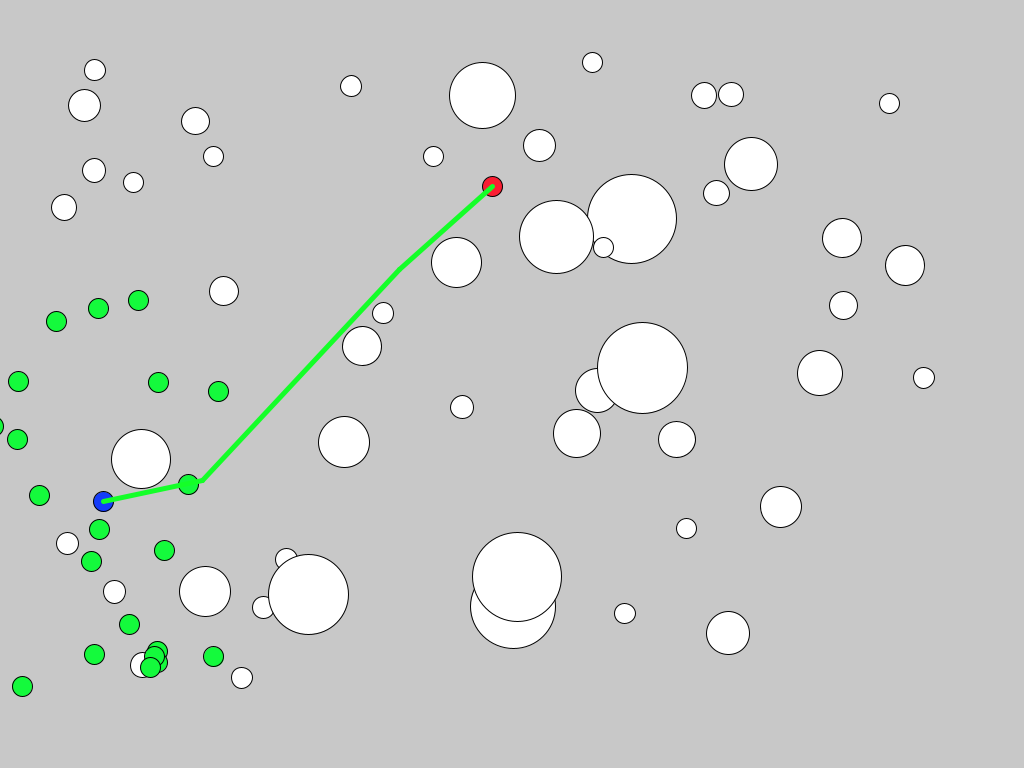
Frame 1 (no input)
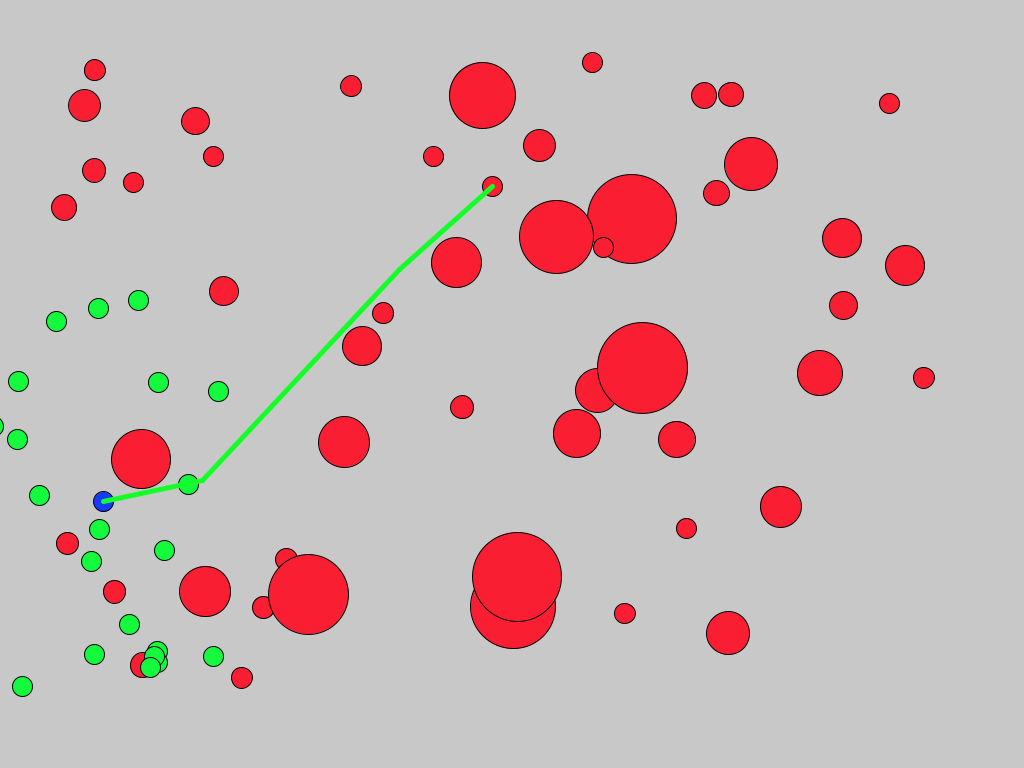
Frame 60 (the mouse pressed at the canvas centre just before this capture)
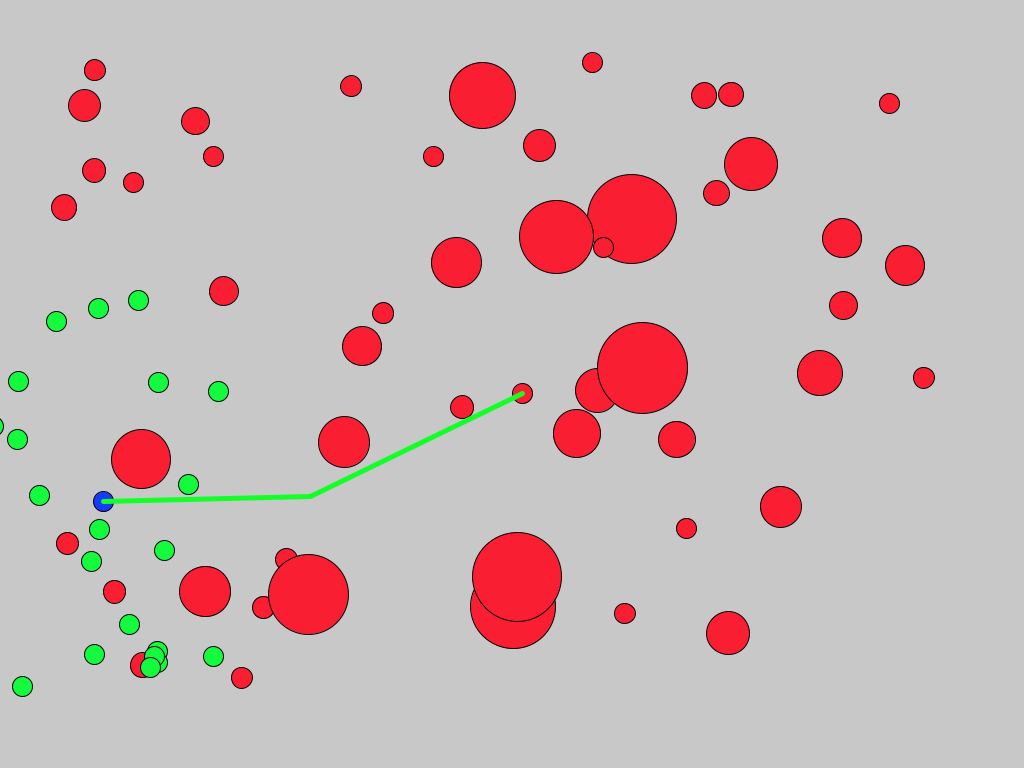
Frame 120 (the mouse held since frame 60 and released just before this capture)

The Processing sketch that drew these frames (run headless with seeded random() and noise(); from frame 60 on, the mouse is pressed at the canvas centre):

// Processing sketch: PRM_Exercise_SingleFile
// ── PRM_Exercise_SingleFile.pde
//CSCI 5611 - Graph Search & Planning
//PRM Sample Code [Exercise]
// Stephen J. Guy <sjguy@umn.edu>

/*
TODO:
  1. Add a function so that when you press the 'r' key, the obstacles move to
     new random locations with new random radii. Also, be sure to make a new
     PRM and plan a path over these new obstacles.
     [Hint: Look at setup() to see how I place obstacles, build the PRM, and run the BFS]
  2. Currently edge connections of any length are allowed. Update the connectNeighbors()
     function to only allow edges if their length is less than 200 pixels. What use is there
     for this? Why do you think people sometimes put a maximum length on PRM edges?
  3. The function, closestNode() is supposed to return the ID of the PRM node 
     that is closest to the passed-in point. However, it currently returns a 
     random node. Once you fix the function, you should see that clicking with 
     the mouse lets you select the red goal node.
  4. You can see we define a box obstacle with a top left corner, and a width and height.
     I have already written code to draw this box with the rect() command. Uncomment
     the code, to see the box drawn.
  5. For the PRM to be collision free w.r.t. the box we need to make sure no nodes are
     inside and box, and that none of the between-none edges between nodes intersect the box:
       A. Complete in the pointInBox() routine in the CollisionLibrary
       B. Use pointInBox() inside generateRandomNodes() to ensure all PRM nodes
          generated are outside of the box
       C. Use the already existing rayBoxIntersect() to test the edges between 
          PRM nodes with the box
    Test each sub-step individually. If all three work, the planned path should
    be collision free with all of the circles and the box.
  6. Pressing the arrow keys will move the pink box. Update the code to make
    sure the PRM and the planned path get updated as the box moves.
    
Challenge:
  1. Add support for a list of rectangle obstacles.
  2. Let the user use the mouse to click and drag the obstacles.
*/
import java.util.*;

//A list of circle obstacles
static int numObstacles = 50;
Vec2 circlePos[] = new Vec2[numObstacles]; //Circle positions
float circleRad[] = new float[numObstacles];  //Circle radii

static int numNodes = 500;

//A box obstacle
Vec2 boxTopLeft = new Vec2(100,100);
float boxW = 100;
float boxH = 250;
float goalSpeed = 200;

int numAgents = 30;
Vec2 startPos = new Vec2(100,500);
Vec2 goalPos = new Vec2(500,200);
Vec2[] agentPos = new Vec2[numAgents];
Vec2[] agentVel = new Vec2[numAgents];
Vec2[] agentAcc = new Vec2[numAgents];
Vec2[] agentGoal = new Vec2[numAgents];
ArrayList<Vec2>[] agentPath = new ArrayList[numAgents];
int agentSize = 20;

float tH = 1;
float maxF = 100;
float maxSep = 40;

void placeRandomObstacles(){
  //Initial obstacle position
  for (int i = 0; i < numObstacles; i++){
    circlePos[i] = new Vec2(random(50,950),random(50,700));
    circleRad[i] = (10+40*pow(random(1),3));
  }
}

int strokeWidth = 2;

void resetPaths() {
   for (int i = 0; i < numAgents; i++) {
    agentGoal[i] = new Vec2(random(goalPos.x - goalRad,goalPos.x + goalRad), random(goalPos.y - goalRad,goalPos.y + goalRad));
    runBFS(closestNode(agentPos[i]),closestNode(agentGoal[i]));
    agentPath[i] = new ArrayList<>((ArrayList)path.clone());
    agentPath[i].add(agentGoal[i]);
    vis[i] = new ArrayList<>(Collections.nCopies(agentPath[i].size(), false));
  }
  runBFS(closestNode(startPos), closestNode(goalPos));
}
void setup(){
  size(1024,768);
  placeRandomObstacles();
  placeAgents();
  buildPRM(circlePos, circleRad, boxTopLeft, boxW, boxH);
  resetPaths();
}

int startRad = 200, goalRad = 200;
void placeAgents() {
   for (int i = 0; i < numAgents; i++){
    agentPos[i] = new Vec2(random(startPos.x - startRad,startPos.x + startRad),random(startPos.y - startRad,startPos.y + startRad));
    agentGoal[i] = new Vec2(random(goalPos.x - goalRad,goalPos.x + goalRad), random(goalPos.y - goalRad,goalPos.y + goalRad));
    //agentGoal[i] = new Vec2(goalPos.x, goalPos.y);
    agentVel[i] = agentGoal[i].minus(agentPos[i]);
    agentVel[i].setToLength(goalSpeed);
    agentAcc[i] = new Vec2(0, 0);
    movingTo[i] = -1;  
  }
}

void draw(){
  //println("FrameRate:",frameRate);
  strokeWeight(1);
  background(200); //Grey background
  stroke(0,0,0);
  
  if (!paused){
    moveAgent(1.0/frameRate);
  }
  
  //Draw the circle obstacles
  for (int i = 0; i < numObstacles; i++){
    Vec2 c = circlePos[i];
    float r = circleRad[i];
    circle(c.x,c.y,r*2);
  }
  
  //Draw the box obstacles
  //TODO: Uncomment this to draw the box
  //fill(250,200,200);
  //rect(boxTopLeft.x, boxTopLeft.y, boxW, boxH);
  
  //Draw Start and Goal
  fill(20,60,250);
  circle(nodePos[startNode].x,nodePos[startNode].y,20);
  //circle(startPos.x,startPos.y,20);
  
  fill(20,250,60);
  for (int i = 0; i < numAgents; i++)
    circle(agentPos[i].x,agentPos[i].y,agentSize);
  
  fill(250,30,50);
  circle(nodePos[goalNode].x,nodePos[goalNode].y,20);
  //circle(goalPos.x,goalPos.y,20);
  
  //Draw Planned Path
  stroke(20,255,40);
  strokeWeight(5);
  for (int i = 0; i < path.size() - 1; i++) {
      Vec2 curNode = path.get(i);
      Vec2 nextNode =path.get(i + 1);
      line(curNode.x,curNode.y,nextNode.x, nextNode.y);
  }
 
}

int[] movingTo = new int[numNodes];

float rayCircleIntersectTime(Vec2 center, float r, Vec2 l_start, Vec2 l_dir){
 
  //Compute displacement vector pointing from the start of the line segment to the center of the circle
  Vec2 toCircle = center.minus(l_start);
 
  //Solve quadratic equation for intersection point (in terms of l_dir and toCircle)
  float a = l_dir.length()*l_dir.length();
  float b = -2*dot(l_dir,toCircle); //-2*dot(l_dir,toCircle)
  float c = toCircle.lengthSqr() - (r*r); //different of squared distances
 
  float d = b*b - 4*a*c; //discriminant
 
  if (d >=0 ){
    //If d is positive we know the line is colliding
    float t = (-b - sqrt(d))/(2*a); //Optimization: we typically only need the first collision!
    if (t >= 0) return t;
    return -1;
  }
 
  return -1; //We are not colliding, so there is no good t to return
}

//Return at what time agents 1 and 2 collide if they keep their current velocities
// or -1 if there is no collision.
float computeTTC(Vec2 pos1, Vec2 vel1, float radius1, Vec2 pos2, Vec2 vel2, float radius2){
  return rayCircleIntersectTime(pos1, radius1+radius2, pos2, vel1.minus(vel2)); 
}

// Compute attractive forces to draw agents to their goals,
// and avoidance forces to anticipatory avoid collisions

Vec2 computeAgentForces(int i){
  //TODO: Make this better
  Vec2 acc = new Vec2(0, 0);
  for (int j = 0; j < numAgents; j++) {
    float d = agentPos[i].distanceTo(agentPos[j]);
    if (d < 1e-3 || d > maxSep) continue;
    float t = computeTTC(agentPos[i], agentVel[i], agentSize, agentPos[j], agentVel[j], agentSize);
    Vec2 fAvoid = agentPos[i].plus(agentVel[i].times(t)).minus(agentPos[j]).minus(agentVel[j].times(t));
    float mag = 0;
    if (t >= 0 && t <= tH)
      mag = (tH - t) / (t + 1e-6);
    mag = max(mag, maxF);
    fAvoid.setToLength(mag);
    acc.add(fAvoid);
  }
  
  for (int j = 0; j < numObstacles; j++) {
    Vec2 center = circlePos[j];
    float r = circleRad[j];
    float d = agentPos[i].distanceTo(center);
    if (d < 1e-3 || d > maxSep) continue;
    float t = computeTTC(agentPos[i], agentVel[i], agentSize, center, new Vec2(0, 0), r);
    Vec2 fAvoid = agentPos[i].plus(agentVel[i].times(t)).minus(center);
    float mag = 0;
    if (t >= 0 && t <= tH)
      mag = (tH - t) / (t + 1e-6);
    mag = max(mag*3, maxF);
    fAvoid.setToLength(mag);
    acc.add(fAvoid);
  }
  return acc;
}

Vec2[] newVel = new Vec2[numAgents];
Vec2[] newPos = new Vec2[numAgents];  
//boolean[] vis = new boolean[numNodes];
ArrayList<Boolean>[] vis = new ArrayList[numAgents];
int closestNodeInPath(int i) {
  int res = -1;
  float min_d = Float.POSITIVE_INFINITY;
  for (int j = 0; j < agentPath[i].size(); j++) {
     Vec2 p = agentPath[i].get(j);
     float d = p.distanceTo(agentPos[i]);
      if (!vis[i].get(j) && d < min_d) {
        min_d = d;
        res = j;
      }
  }
  return res;
}

void moveAgent(float dt) {
  for (int i = 0; i < numAgents; i++) {
    //println(Arrays.toString(agentVel));
    agentAcc[i] = computeAgentForces(i);
    /*if (movingTo[i] == -1 || (movingTo[i] < agentPath[i].size() && nodePos[agentPath[i].get(movingTo[i])].distanceTo(agentPos[i]) < 10)) {
      movingTo[i]++;
      if (movingTo[i] < agentPath[i].size()) {
        float prevSpeed = agentVel[i].length();
        agentVel[i] = nodePos[agentPath[i].get(movingTo[i])].minus(agentPos[i]);
        agentVel[i].setToLength(prevSpeed);
      } 
    }*/
    int closest = closestNodeInPath(i);
    //println("agentPath " + i + ": " + agentPath[i]);
    println("agent " + i + ": " + closest);
  // println("agent " + i + " vel: " + agentVel[i]);
    if (closest != -1) {
        float prevSpeed = agentVel[i].length();
        Vec2 p = agentPath[i].get(closest);
        agentVel[i] = p.minus(agentPos[i]);
        agentVel[i].setToLength(prevSpeed);
        if (p.distanceTo(agentPos[i]) <= 10) {
          vis[i].set(closest, true);
        }
    }
    newVel[i] = agentVel[i].plus(agentAcc[i].times(dt));
    newPos[i] = agentPos[i].plus(agentVel[i].times(dt));
  }
  agentVel = newVel.clone();
  agentPos = newPos.clone();
}

Boolean paused = true;
void keyPressed(){
  if (key == ENTER) {
    paused = !paused;
  }
}

int closestNode(Vec2 point){
  //TODO: Return the closest node the passed in point
  float minDist = point.distanceTo(nodePos[0]);
  int minIdx = 0;
  for (int i = 1; i < numNodes; i++) {
    float curDist =  point.distanceTo(nodePos[i]);
    if (curDist < minDist) {
      minDist = curDist;
      minIdx = i;
    }
  }
  return minIdx;
}

void mousePressed(){
  goalPos = new Vec2(mouseX, mouseY);
  println("New Goal is",goalPos.x, goalPos.y);
  resetPaths();
}



/////////
// Point Intersection Tests
/////////

//Returns true if the point is inside a box
boolean pointInBox(Vec2 boxTopLeft, float boxW, float boxH, Vec2 pointPos){
  //TODO: Return true if the point is actually inside the box
  return false;
}

//Returns true if the point is inside a circle
boolean pointInCircle(Vec2 center, float r, Vec2 pointPos){
  float dist = pointPos.distanceTo(center);
  if (dist <= r+agentSize){ //small safety factor
    return true;
  }
  return false;
}

//Returns true if the point is inside a list of circle
boolean pointInCircleList(Vec2[] centers, float[] radii, Vec2 pointPos){
  for (int i = 0; i < numObstacles; i++){
    Vec2 center =  centers[i];
    float r = radii[i];
    if (pointInCircle(center,r,pointPos)){
      return true;
    }
  }
  return false;
}




/////////
// Ray Intersection Tests
/////////

class hitInfo{
  public boolean hit = false;
  public float t = 9999999;
}

hitInfo rayBoxIntersect(Vec2 boxTopLeft, float boxW, float boxH, Vec2 ray_start, Vec2 ray_dir, float max_t){
  hitInfo hit = new hitInfo();
  hit.hit = true;
  
  float t_left_x, t_right_x, t_top_y, t_bot_y;
  t_left_x = (boxTopLeft.x - ray_start.x)/ray_dir.x;
  t_right_x = (boxTopLeft.x + boxW - ray_start.x)/ray_dir.x;
  t_top_y = (boxTopLeft.y - ray_start.y)/ray_dir.y;
  t_bot_y = (boxTopLeft.y + boxH - ray_start.y)/ray_dir.y;
  
  float t_max_x = max(t_left_x,t_right_x);
  float t_max_y = max(t_top_y,t_bot_y);
  float t_max = min(t_max_x,t_max_y); //When the ray exists the box
  
  float t_min_x = min(t_left_x,t_right_x);
  float t_min_y = min(t_top_y,t_bot_y);
  float t_min = max(t_min_x,t_min_y); //When the ray enters the box
  
  
  //The the box is behind the ray (negative t)
  if (t_max < 0){
    hit.hit = false;
    hit.t = t_max;
    return hit;
  }
  
  //The ray never hits the box
  if (t_min > t_max){
    hit.hit = false;
  }
  
  //The ray hits, but further out than max_t
  if (t_min > max_t){
    hit.hit = false;
  }
  
  hit.t = t_min;
  return hit;
}

hitInfo rayCircleIntersect(Vec2 center, float r, Vec2 l_start, Vec2 l_dir, float max_t){
  hitInfo hit = new hitInfo();
  
  //Step 2: Compute W - a displacement vector pointing from the start of the line segment to the center of the circle
    Vec2 toCircle = center.minus(l_start);
    
    //Step 3: Solve quadratic equation for intersection point (in terms of l_dir and toCircle)
    float a = 1;  //Length of l_dir (we normalized it)
    float b = -2*dot(l_dir,toCircle); //-2*dot(l_dir,toCircle)
    float c = toCircle.lengthSqr() - (r+strokeWidth)*(r+strokeWidth); //different of squared distances
    
    float d = b*b - 4*a*c; //discriminant 
    
    if (d >=0 ){ 
      //If d is positive we know the line is colliding, but we need to check if the collision line within the line segment
      //  ... this means t will be between 0 and the length of the line segment
      float t1 = (-b - sqrt(d))/(2*a); //Optimization: we only need the first collision
      float t2 = (-b + sqrt(d))/(2*a); //Optimization: we only need the first collision
      //println(hit.t,t1,t2);
      if (t1 > 0 && t1 < max_t){
        hit.hit = true;
        hit.t = t1;
      }
      else if (t1 < 0 && t2 > 0){
        hit.hit = true;
        hit.t = -1;
      }
      
    }
    
  return hit;
}

hitInfo rayCircleListIntersect(Vec2[] centers, float[] radii, Vec2 l_start, Vec2 l_dir, float max_t){
  hitInfo hit = new hitInfo();
  hit.t = max_t;
  for (int i = 0; i < numObstacles; i++){
    Vec2 center = centers[i];
    float r = radii[i];
    
    hitInfo circleHit = rayCircleIntersect(center, r, l_start, l_dir, hit.t);
    if (circleHit.t > 0 && circleHit.t < hit.t){
      hit.hit = true;
      hit.t = circleHit.t;
    }
    else if (circleHit.hit && circleHit.t < 0){
      hit.hit = true;
      hit.t = -1;
    }
  }
  return hit;
}




/////////////////////////////////
// A Probabilistic Roadmap (PRM)
////////////////////////////////


//The optimal path found along the PRM
ArrayList<Vec2> path = new ArrayList();
int startNode, goalNode; //The actual node the PRM tries to connect do

//Represent our graph structure as 3 lists
ArrayList<Integer>[] neighbors = new ArrayList[numNodes];  //A list of neighbors can can be reached from a given node
float[] dist= new float[numNodes]; //A list which store if a given node has been visited
int[] parent = new int[numNodes]; //A list which stores the best previous node on the optimal path to reach this node

//The PRM uses the above graph, along with a list of node positions
Vec2[] nodePos = new Vec2[numNodes];

//Generate non-colliding PRM nodes
void generateRandomNodes(Vec2[] circleCenters, float[] circleRadii, Vec2 boxTopLeft, float boxW, float boxH){
  for (int i = 0; i < numNodes; i++){
    Vec2 randPos = new Vec2(random(width),random(height));
    boolean insideAnyCircle = pointInCircleList(circleCenters,circleRadii,randPos);
    while (insideAnyCircle){
      randPos = new Vec2(random(width),random(height));
      insideAnyCircle = pointInCircleList(circleCenters,circleRadii,randPos);
    }
    nodePos[i] = randPos;
  }
}


//Set which nodes are connected to which neighbors based on PRM rules
void connectNeighbors(){
  for (int i = 0; i < numNodes; i++){
    neighbors[i] = new ArrayList<Integer>();  //Clear neighbors list
    for (int j = 0; j < numNodes; j++){
      if (i == j) continue; //don't connect to myself 
      Vec2 dir = nodePos[j].minus(nodePos[i]).normalized();
      float distBetween = nodePos[i].distanceTo(nodePos[j]);
      hitInfo circleListCheck = rayCircleListIntersect(circlePos, circleRad, nodePos[i], dir, distBetween);
      if (!circleListCheck.hit){
        neighbors[i].add(j);
      }
    }
  }
}

//Build the PRM
// 1. Generate collision-free nodes
// 2. Connect mutually visible nodes as graph neighbors
void buildPRM(Vec2[] circleCenters, float[] circleRadii, Vec2 boxTopLeft, float boxW, float boxH){
  generateRandomNodes(circleCenters, circleRadii, boxTopLeft, boxW, boxH);
  connectNeighbors();
}

class QueueItem {
  int node;
  float weight;
  QueueItem(int _node, float _weight) {
    node = _node;
    weight = _weight;
  }
};
//BFS
void runBFS(int startID, int goalID){
  startNode = startID;
  goalNode = goalID;
  Queue<QueueItem> fringe = new PriorityQueue<>(new Comparator<QueueItem>() {
        @Override
        public int compare(QueueItem lhs, QueueItem rhs) {
            return Float.compare(lhs.weight, rhs.weight);
        }
  });  //Make a new, empty fringe
  path = new ArrayList(); //Reset path
  for (int i = 0; i < numNodes; i++) { //Clear visit tags and parent pointers
    dist[i] = Float.POSITIVE_INFINITY;
    parent[i] = -1; //No parent yet
  }
  
  dist[startID] = 0;
  fringe.add(new QueueItem(startID, 0));
  
  while (fringe.size() > 0){
    QueueItem top = fringe.poll();
    int currentNode = top.node;
    float currentDist = top.weight;
    if (currentNode == goalID){
      break;
    }
    for (int i = 0; i < neighbors[currentNode].size(); i++){
      int neighborNode = neighbors[currentNode].get(i);
      float neighborDist = currentDist + nodePos[currentNode].distanceTo(nodePos[neighborNode]);
      if (dist[neighborNode] > neighborDist){
        dist[neighborNode] = neighborDist;
        parent[neighborNode] = currentNode;
        fringe.add(new QueueItem(neighborNode, neighborDist));
      }
    } 
  }
  
  int prevNode = parent[goalID];
  path.add(nodePos[goalID]);
  while (prevNode >= 0){
    path.add(nodePos[prevNode]);
    prevNode = parent[prevNode];
  }
  Collections.reverse(path);
}




/////////////////////////////////
// Vec2 Library
////////////////////////////////

public class Vec2 {
  public float x, y;
  
  public Vec2(float x, float y){
    this.x = x;
    this.y = y;
  }
  
  public String toString(){
    return "(" + x+ "," + y +")";
  }
  
  public float length(){
    return sqrt(x*x+y*y);
  }
  
  public float lengthSqr(){
    return x*x+y*y;
  }
  
  public Vec2 plus(Vec2 rhs){
    return new Vec2(x+rhs.x, y+rhs.y);
  }
  
  public void add(Vec2 rhs){
    x += rhs.x;
    y += rhs.y;
  }
  
  public Vec2 minus(Vec2 rhs){
    return new Vec2(x-rhs.x, y-rhs.y);
  }
  
  public void subtract(Vec2 rhs){
    x -= rhs.x;
    y -= rhs.y;
  }
  
  public Vec2 times(float rhs){
    return new Vec2(x*rhs, y*rhs);
  }
  
  public void mul(float rhs){
    x *= rhs;
    y *= rhs;
  }
  
  public void clampToLength(float maxL){
    float magnitude = sqrt(x*x + y*y);
    if (magnitude > maxL){
      x *= maxL/magnitude;
      y *= maxL/magnitude;
    }
  }
  
  public void setToLength(float newL){
    float magnitude = sqrt(x*x + y*y);
    x *= newL/magnitude;
    y *= newL/magnitude;
  }
  
  public void normalize(){
    float magnitude = sqrt(x*x + y*y);
    x /= magnitude;
    y /= magnitude;
  }
  
  public Vec2 normalized(){
    float magnitude = sqrt(x*x + y*y);
    return new Vec2(x/magnitude, y/magnitude);
  }
  
  public float distanceTo(Vec2 rhs){
    float dx = rhs.x - x;
    float dy = rhs.y - y;
    return sqrt(dx*dx + dy*dy);
  }
}

Vec2 interpolate(Vec2 a, Vec2 b, float t){
  return a.plus((b.minus(a)).times(t));
}

float interpolate(float a, float b, float t){
  return a + ((b-a)*t);
}

float dot(Vec2 a, Vec2 b){
  return a.x*b.x + a.y*b.y;
}

Vec2 projAB(Vec2 a, Vec2 b){
  return b.times(a.x*b.x + a.y*b.y);
}
